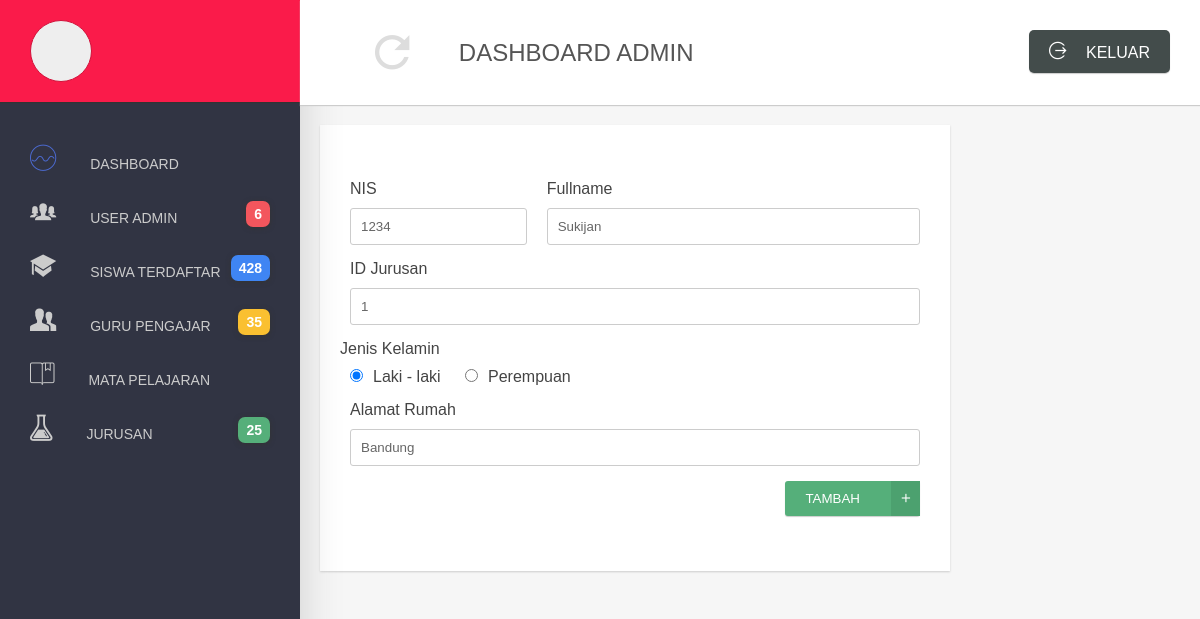
The page /pages/form/update/UpdateSiswa.php?nis=1234 on the database its author committed.
### tables this page shows
CREATE TABLE IF NOT EXISTS `siswa` (
  `NIS` int(4) NOT NULL,
  `nama` varchar(50) NOT NULL,
  `id_jurusan` int(1) NOT NULL,
  `jk` varchar(1) NOT NULL,
  `alamat` varchar(50) NOT NULL
);

### pages/form/update/UpdateSiswa.php (the view, shortened to what this page needs)
<?php
include "../../../partials/functions.php";
?>
<!DOCTYPE html>
<html lang="en">
<head>
	<link rel="stylesheet" href="<?php echo siteUrl('css/ionicons.min.css'); ?>">
	<link rel="stylesheet" href="<?php echo siteUrl('css/style.css'); ?>">
</head>
<body>
	<nav>
		<?php include("../../../partials/nav/menu.php"); ?>
	</nav>
	<section id="main">
	<?php include "../../../partials/header.php";
		$nis = $_GET['nis'];
		$tampilkan = mysql_query("SELECT * FROM siswa WHERE nis = $nis");
		$hasil = mysql_fetch_array($tampilkan);
	?>
		<div id="content">
			<form action="http://localhost/design-adm/pages/form/Update/ProsesUpdateSiswa.php?nisSebelum=<?php echo $nis; ?>" method="post">
				<div id="form-tambah">
					<div class="row">
						<div class="col-33">
							<label>NIS</label>
							<input type="number" name="nis" value="<?php echo $hasil[0]; ?>" required>
						</div>
						<div class="col-66">
							<label>Fullname</label>
							<input type="text" name="nama_lengkap" value="<?php echo $hasil[1]; ?>" required>
						</div>
					</div>
					<div class="row">
						<div class="col-100">
							<label>ID Jurusan</label>
							<input type="text" name="id_juru" value="<?php echo $hasil[2]; ?>" required>
						</div>
					</div>
					<div class="row">
						<label>Jenis Kelamin</label>
                        <?php
						if ($hasil[3] == 'L'){
						echo'
						<label class="radio"><input type="radio" name="jk" value="L" required checked>Laki - laki</label>
						<label class="radio"><input type="radio" name="jk" value="P" required>Perempuan</label>';
						}else{
						echo'
						<label class="radio"><input type="radio" name="jk" value="L" required>Laki - laki</label>
						<label class="radio"><input type="radio" name="jk" value="P" required checked>Perempuan</label>';
						}
						?>
					</div>
					<div class="row">
						<div class="col-100">
							<label for="">Alamat Rumah</label>
							<input type="text" name="alamat" value="<?php echo $hasil[4]; ?>" required>
						</div>
					</div>
					<div class="row">
						<div class="col-100" align="right">
							<button class="btn-tambah" type="submit">TAMBAH <span><i class="icon ion-android-add"></i></span></button>
						</div>
					</div>
				</div>
			</form>
		</div>
	</section>
</body>
</html>

### css/style.css (style rules this page uses)
* { padding: 0; margin: 0; }
body { font-family: 'raleway',sans-serif; background: #F6F6F6; }
div, nav, header, footer, input, section, table, textarea { box-sizing: border-box; }
nav { float: left; width: 25%; height: 100vh; box-shadow: 0 20px 40px 0 #ccc; background: #313443; position: fixed; }
section#main { margin-left: 25%; width: 75%; height: 100vh; float: left; }
section#main:after { display: block; content: ""; clear: both; }
section#main div#content { width: 100%; }
section#main div#content:after { clear: both; display: block; content: ""; }
div#form-tambah { width: 70%; background: #fff; padding: 40px 20px; box-shadow: 0 1px 2px 0 #ccc; margin: 20px 20px; }
div#form-tambah label { font-family: 'montserrat',sans-serif; margin-bottom: 10px; display: block; color: #444; }
div#form-tambah label.radio { padding-left: 10px; padding-right: 10px; margin-bottom: 0; display: inline-block; font-weight: 300; font-family: 'raleway',sans-serif; }
div#form-tambah label.radio input { margin-right: 10px; }
div#form-tambah div.row { margin: 15px 0; }
div#form-tambah div.row::after { content: ""; display: block; clear: both; }
div#form-tambah div.row button.btn-tambah { background: #55AF7A; color: #fff; padding: 10px 20px; font-family: 'montserrat',sans-serif; border: none; box-shadow: 0 1px 1px 0 #ccc; border-radius: 3px; position: relative; padding-right: 60px; }
div#form-tambah div.row button.btn-tambah span { position: absolute; top: 0; bottom: 0; right: 0; padding: 10px; background: #4CA16F; }
div#form-tambah div.row button.btn-tambah span i { font-size: 15px; }
div#form-tambah div.row input[type="text"], div#form-tambah div.row input[type="number"], div#form-tambah div.row input[type="password"], div#form-tambah div.row input[type="email"], div#form-tambah div.row textarea { padding: 10px; border: 1px solid #ccc; color: #666; font-weight: 400; border-radius: 3px; width: 100%; font-family: 'montserrat',sans-serif; }
div#form-tambah div.row div.col-100 { width: 100%; padding: 0 10px; }
div#form-tambah div.row div.col-66 { width: 66.666666%; padding: 0 10px; float: left; }
div#form-tambah div.row div.col-33 { float: left; padding: 0 10px; width: 33.33333333%; }
.btn-tambah { background: #55AF7A; color: #fff; padding: 10px 20px; font-family: 'montserrat',sans-serif; border: none; box-shadow: 0 1px 1px 0 #ccc; border-radius: 3px; position: relative; padding-right: 60px; text-decoration: none; }
.btn-tambah:after { content: "\f2c7"; font-family: 'ionicons'; position: absolute; top: 0; bottom: 0; right: 0; padding: 10px; background: #4CA16F; }
.btn-tambah span { position: absolute; top: 0; bottom: 0; right: 0; padding: 10px; background: #4CA16F; }
.btn-tambah span i { font-size: 15px; }

### rows shown on the page
siswa: nis "1234", nama_lengkap "Sukijan", id_juru "1", alamat "Bandung"
